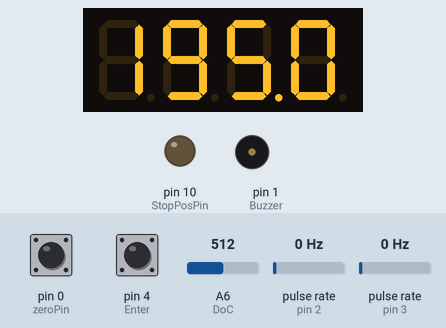
Bench run of a sketch on a simulated Arduino Nano, built with avr-gcc and run on an emulated ATmega328P. On the bench: 4-digit seven-segment display, output pins drawn as LEDs (lit = HIGH), buzzer (waves = sounding, pin HIGH). Wiring (inferred from the names in the program): 2 × pulse sensor: data pin 2 / data pin 3. The test bench sets the inputs (shaded band); at power-on: pin 4 (Enter) HIGH, pin 0 (zeroPin) HIGH, A6 (DoC) = 512, pulse rate (sensors on pin 2, pin 3) 0 Hz. Pins used as bus, display or sensor lines are not drawn.

Above: at 0.8 s.
0.9 s: pin 4 (Enter) pulled LOW for 0.15 s
At 0.91 s:
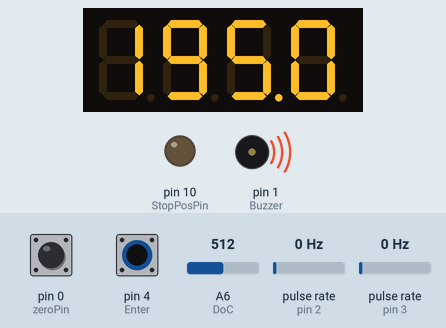
At 7.1 s:
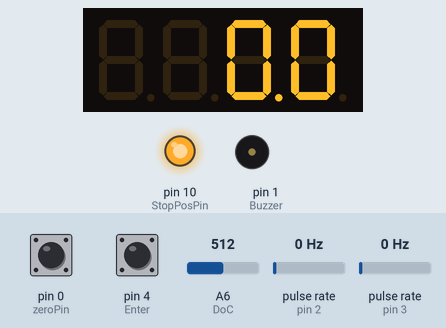
Timing chart, 0 to 8.6 s (numbered marks = the images above; inputs shaded):
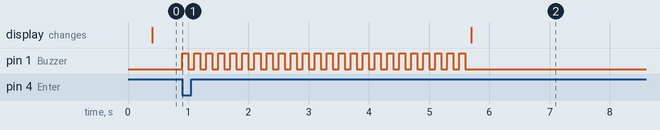

The sketch:

FinalProject.ino
```cpp
#include "SevSeg.h"
#include "math.h"
SevSeg sevseg; //Instantiate a seven segment object

//Buzzer
const int Buzzer = 1;
const int buzzerSeconds = 5; //Modifiable: sets ON Time of initial alarm

//Saves past millis to use a sampling period of 30 ms
const int samplingPeriod = 30; //in encoder steps

//Setting distance of cut
const int DoC = A6; //Analogue pin for potentiometer
float actualDoC = 0; //Saves the current value of DoC
const int Enter = 4; //Enter or start button pin
float distanceOfCut = 0; //Saves normalized actualDoC to accepted range
bool distanceSelected = LOW; //Bool that enables to change of state once distance has been selected

//Pins for the absolute encoder
const int CSn = 11;
const int CLK= 13;
const int DO = 12;
//Variables used later for the absolute encoder
int sensorValue = 0;
float swivelAngle = 0.0;

//Pins for known distance detection:
const int zeroPin = 0;
//Variables used for known distance detection:
bool inCable = LOW;

//Wheel diameter:
int wheelDiameter = 35; //Unit: mm

//Pins for the incremental encoder. Cannot change because they're interrupts.
const int encoderPin1 = 2;
const int encoderPin2 = 3;

//Variables used later for the incremental encoder
volatile int lastEncoded = 0;
volatile float encoderValue = 0;
float angle = 0;
int lastMSB = 0;
int lastLSB = 0;
volatile float distance = 0;

//Special signal processing variables:
//Used to measure the amount of steps of the measuring wheel between samples of the swivel angle:
long int lastEncoderUnmodified = 0; //"Long" as errors occured when lsb turned into 1 the number was interpreted as negative and started going down
volatile long int encoderUnmodified = 0;

//Variables used for filtering of absolute encoder data
//Moving average filter:
const int N = 100;
const int typicalAngle = 0; //Initial value for mean average filter
float movingAverageAngle[N] = {};
float movingAverageAngleValue = 0;
float usedAngle = 0;
const int minimumSteps = 22; //Modify according to the sampling speed.
// Distance between presence-absence sensors:
float distanceBetSensors = 26.26;

// Final position reached:
const int StopPosPin = 10; //Pin for signal 'stop'
//Setup:
void setup() {
  //Reset mean average filter values (otherwise errors were observed)
  for (int i = 0; i <N; i++){
    movingAverageAngle[i] = typicalAngle;
  }

  //Known position detection setup:
  pinMode(zeroPin, INPUT_PULLUP);
  inCable = digitalRead(zeroPin);

  //Buzzer setup:
  pinMode(Buzzer, OUTPUT);
  digitalWrite(Buzzer, LOW);

  // Setting up the absolute encoder's pins
  pinMode(CSn, OUTPUT);
	pinMode(CLK, OUTPUT);
	pinMode(DO, INPUT);

  //Start the reading sequence for the absolute encoder
	digitalWrite(CLK, HIGH);
	digitalWrite(CSn, HIGH);
  //Delay to avoid problems in reset
  delay(400);
////////////////////////////////////////
  //Incremental encoder
  pinMode(encoderPin1, INPUT);
  pinMode(encoderPin2, INPUT);

  digitalWrite(encoderPin1, HIGH); //turn pullup resistor on
  digitalWrite(encoderPin2, HIGH); //turn pullup resistor on

  //call updateEncoder() when any high/low changed seen
  //on interrupt 0 (pin 2), or interrupt 1 (pin 3)
  //This is so no steps are lost
  attachInterrupt(0, updateEncoder, CHANGE);
  attachInterrupt(1, updateEncoder, CHANGE);

  //Setup for the 7-segment, based on SevSeg's library documentation
  byte numDigits = 4;
  byte digitPins[] = {9,5,8,7};
  byte segmentPins[] = {A2,A1,A4,A5,6,A3,A0};
  bool resistorsOnSegments = true; // 'false' means resistors are on digit pins
  byte hardwareConfig = COMMON_ANODE; // See README.md for options
  bool updateWithDelays = false; // Default 'false' is Recommended
  bool leadingZeros = false; // Use 'true' if you'd like to keep the leading zeros
  bool disableDecPoint = true; // Use 'true' if your decimal point doesn't exist or isn't connected. Then, you only need to specify 7 segmentPins[]
  sevseg.begin(hardwareConfig, numDigits, digitPins, segmentPins, resistorsOnSegments,
  updateWithDelays, leadingZeros, disableDecPoint);

  //Setup for HMI in distance of cut selection
  pinMode(Enter, INPUT_PULLUP);

  //Final position indicators
  pinMode(StopPosPin, OUTPUT);
  digitalWrite(StopPosPin, LOW);//Stop the system (~stop)
  digitalWrite(Buzzer, LOW);  //Set the buzzer to silent

  //One-time setup for cutting distance selection
  while(distanceSelected == LOW){
    actualDoC = analogRead(DoC); //Read distance of cut from potentiometer
    distanceOfCut = round(actualDoC/1023 *90 + 150); //Normalize values from potentiometer
    digitalWrite(Buzzer, LOW);   //
    sevseg.setNumberF(distanceOfCut,1);
    sevseg.refreshDisplay();
    if (digitalRead(Enter) == LOW){
      distanceSelected = HIGH;
      for (int n = 5*buzzerSeconds; n = n-1; n==0){
        digitalWrite(Buzzer, HIGH);
        delay(100);
        digitalWrite(Buzzer, LOW);
        delay(100);
      }
      digitalWrite(Buzzer, LOW);
      digitalWrite(StopPosPin, HIGH); //Start moving of the robot
    }
  }


}

void loop() {
  //If the final position is reached
  //Set ~stop output (represented with a led) as low
  if (distance >= distanceOfCut){
    digitalWrite(StopPosPin, LOW);
  }

  //If the known position hasn't been reached, set the encoderValue as 0
  inCable = digitalRead(zeroPin);
  if (inCable == HIGH){
      encoderValue = 0;
    }
  if (abs(encoderUnmodified-lastEncoderUnmodified)>samplingPeriod){
    lastEncoderUnmodified = encoderUnmodified; //Saves last encoder step value
    //Absolute encoder:
    sensorValue = readSensor() - 2669; //Calibrated using steady state and comparing with real life
    swivelAngle = -sensorValue*2*3.141592/(4096*5)-0.030837201;//Normalizing signal, taking into account the gear relation of 1:5

    //Incremental encoder (variable encoderValue updated through interrupts):
    angle = encoderValue*3.141592/(1000);
    //Update distance
    distance = angle*wheelDiameter/2 + distanceBetSensors;

    //////////////////////////////////////////
    //Calibration Eq./////////////////////////
    //////////////////////////////////////////
    distance = distance*0.8441+5.8389; //Result of calibration curve adjustment + distance where it starts measuring
    /////////////////////////////////////////

    //moving Average Filter
    movingAverageAngleValue = 0;
    for (int i = 0; i<N-1; i++){ //Moving all the data to the left and obtaining the average of the moved values
        movingAverageAngle[i] = movingAverageAngle[i+1];
        movingAverageAngleValue = movingAverageAngleValue + movingAverageAngle[i];
    }
    movingAverageAngle[N-1] = swivelAngle; //Adding the new swivelAngle
    movingAverageAngleValue = (movingAverageAngleValue + swivelAngle)/N; //Obtaining average using the newly obtained value
    usedAngle = movingAverageAngleValue; //The angle used for the calculus of current position
  }
  //Output distance on the 7 seg. display
  sevseg.setNumberF(distance,1);
  //Refresh screen
  sevseg.refreshDisplay();
}

//Absolute encoder reading function
unsigned int readSensor(){ //Basado en: https://forum.arduino.cc/t/read-in-10-bits-magnetic-encoder-aeat-6010-a06-into-arduino-uno/160575
  unsigned int readValue = 0;
  digitalWrite(CSn, LOW);
  delayMicroseconds(1);//Wait for 2 TCLFE to pass

  //Reading each bit:
  for(int x=0;x<12;x++){
    digitalWrite(CLK,LOW);
    delayMicroseconds(1); //Tclk/2
    digitalWrite(CLK,HIGH);
    delayMicroseconds(1); //Tclk/2
    readValue = (readValue<<1) | digitalRead(DO); //Shift and add
  }
  digitalWrite(CSn, HIGH);
  return readValue;
}

//Incremental encoder reading function (Working as an interrupt routine)
void updateEncoder(){

  int MSB = digitalRead(encoderPin1); //MSB = most significant bit
  int LSB = digitalRead(encoderPin2); //LSB = least significant bit

  int encoded = (MSB << 1) |LSB; //converting the 2 pin value to single number
  int sum  = (lastEncoded << 2) | encoded; //adding it to the previous encoded value

  if(sum == 0b1101 || sum == 0b0100 || sum == 0b0010 || sum == 0b1011){
   encoderValue = encoderValue + sin(usedAngle);
   encoderUnmodified = encoderUnmodified + 1;
  }
  if(sum == 0b1110 || sum == 0b0111 || sum == 0b0001 || sum == 0b1000){
    encoderValue = encoderValue - sin(usedAngle);
    encoderUnmodified = encoderUnmodified - 1;
  }
  lastEncoded = encoded; //store this value for next time
}
```

Measured:
- after the input at 0.9 s, pin 10 (StopPosPin): LOW → HIGH after 4.8 s; pin 1 (Buzzer): alternates HIGH for 0.10 s and LOW for 0.10 s, 48 changes in all, then stays LOW, starting at once
